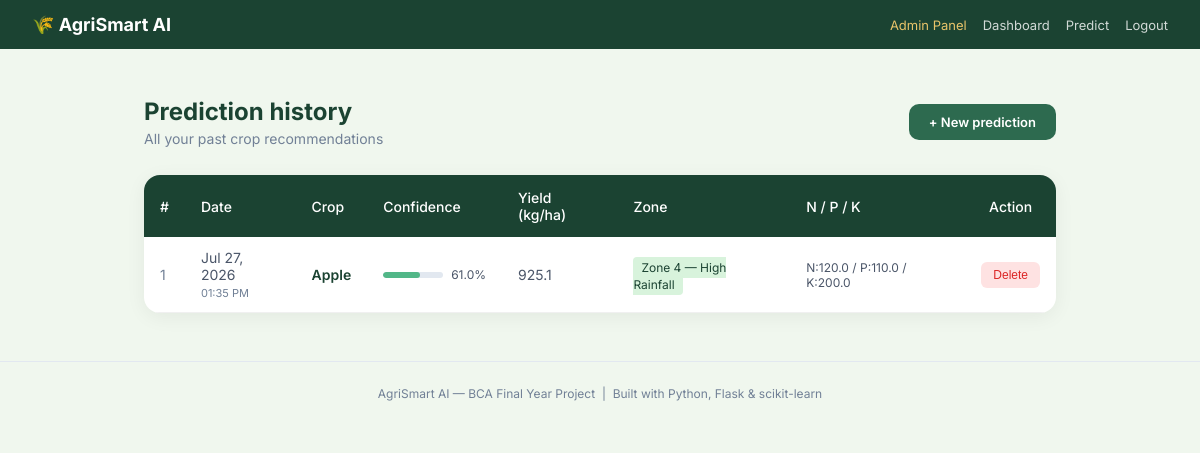
Screenshot of /history (signed in) with the database file from the repository.
### database/models.py (models this page shows, shortened)
class Prediction(db.Model):
    __tablename__ = 'predictions'
    id          = db.Column(db.Integer, primary_key=True)
    user_id     = db.Column(db.Integer, db.ForeignKey('users.id'), nullable=False)
    N           = db.Column(db.Float)
    P           = db.Column(db.Float)
    K           = db.Column(db.Float)
    temperature = db.Column(db.Float)
    humidity    = db.Column(db.Float)
    ph          = db.Column(db.Float)
    rainfall    = db.Column(db.Float)
    crop        = db.Column(db.String(100))
    confidence  = db.Column(db.Float)
    yield_kg    = db.Column(db.Float)
    zone        = db.Column(db.String(100))
    created_at  = db.Column(db.DateTime, default=datetime.utcnow)

### user/routes.py (the view)
@user_bp.route('/history')
@login_required
def history():
    page = request.args.get('page', 1, type=int)
    predictions = Prediction.query.filter_by(user_id=current_user.id)\
                  .order_by(Prediction.created_at.desc())\
                  .paginate(page=page, per_page=10, error_out=False)
    return render_template('user/history.html',
                           predictions=predictions,
                           user=current_user)

### database/models.py (called while the page is built)
    def is_admin(self):
        return self.role == 'admin'

### templates/user/history.html (shortened to what this page needs)
{% extends 'base.html' %}
{% block content %}
<div style="max-width:960px; margin:48px auto; padding:0 24px;">
  <div style="display:flex; align-items:center; justify-content:space-between; margin-bottom:28px; flex-wrap:wrap; gap:12px;">
    <div>
      <h1 style="font-size:24px; font-weight:700; color:var(--green-dark);">Prediction history</h1>
      <p style="color:var(--text-light); font-size:14px; margin-top:4px;">All your past crop recommendations</p>
    </div>
    <a href="/predict" class="btn-back" style="font-size:13px; padding:10px 20px;">+ New prediction</a>
  </div>
  {% if predictions.items %}
  <div style="background:white; border-radius:16px; box-shadow:0 4px 20px rgba(0,0,0,0.06); overflow:hidden;">
    <div style="overflow-x:auto;">
      <table style="width:100%; border-collapse:collapse; font-size:14px;">
        <thead>
          <tr style="background:var(--green-dark); color:white;">
            <th style="padding:14px 16px; text-align:left; font-weight:500;">#</th>
            <th style="padding:14px 16px; text-align:left; font-weight:500;">Date</th>
            <th style="padding:14px 16px; text-align:left; font-weight:500;">Crop</th>
            <th style="padding:14px 16px; text-align:left; font-weight:500;">Confidence</th>
            <th style="padding:14px 16px; text-align:left; font-weight:500;">Yield (kg/ha)</th>
            <th style="padding:14px 16px; text-align:left; font-weight:500;">Zone</th>
            <th style="padding:14px 16px; text-align:left; font-weight:500;">N / P / K</th>
            <th style="padding:14px 16px; text-align:center; font-weight:500;">Action</th>
          </tr>
        </thead>
        <tbody>
          {% for p in predictions.items %}
          <tr style="border-bottom:1px solid #f0f0f0; {% if loop.index % 2 == 0 %}background:#fafafa;{% endif %}">
            <td style="padding:12px 16px; color:var(--text-light);">{{ predictions.total - (predictions.page - 1) * predictions.per_page - loop.index0 }}</td>
            <td style="padding:12px 16px; color:var(--text-mid);">{{ p.created_at.strftime('%b %d, %Y') }}<br><span style="font-size:11px; color:var(--text-light);">{{ p.created_at.strftime('%I:%M %p') }}</span></td>
            <td style="padding:12px 16px;">
              <span style="font-weight:600; color:var(--green-dark);">{{ p.crop }}</span>
            </td>
            <td style="padding:12px 16px;">
              <div style="display:flex; align-items:center; gap:8px;">
                <div style="width:60px; height:6px; background:#e2e8f0; border-radius:3px; overflow:hidden;">
                  <div style="width:{{ p.confidence }}%; height:100%; background:var(--green-light); border-radius:3px;"></div>
                </div>
                <span style="font-size:12px; color:var(--text-mid);">{{ p.confidence }}%</span>
              </div>
            </td>
            <td style="padding:12px 16px; color:var(--text-mid);">{{ p.yield_kg }}</td>
            <td style="padding:12px 16px;">
              <span style="font-size:12px; background:var(--green-pale); color:var(--green-dark); padding:3px 8px; border-radius:4px;">{{ p.zone }}</span>
            </td>
            <td style="padding:12px 16px; color:var(--text-mid); font-size:12px;">
              N:{{ p.N }} / P:{{ p.P }} / K:{{ p.K }}
            </td>
            <td style="padding:12px 16px; text-align:center;">
              <form action="/history/delete/{{ p.id }}" method="POST"
                    onsubmit="return confirm('Delete this prediction?')">
                <button type="submit" style="background:#fee2e2; color:#dc2626; border:none; padding:6px 12px; border-radius:6px; font-size:12px; cursor:pointer;">
                  Delete
                </button>
              </form>
            </td>
          </tr>
          {% endfor %}
        </tbody>
      </table>
    </div>
  </div>
  {% endif %}
</div>
{% endblock %}

### static/css/style.css (style rules this page uses)
:root { --green-dark: #1b4332; --green-mid: #2d6a4f; --green-light: #52b788; --green-pale: #d8f3dc; --cream: #f0f7ee; --amber: #e9c46a; --coral: #e76f51; --blue: #4895ef; --text-dark: #1a1a2e; --text-mid: #4a5568; --text-light: #718096; }
* { margin: 0; padding: 0; box-sizing: border-box; }
body { font-family: 'Inter', sans-serif; background: var(--cream); color: var(--text-dark); }
.btn-back { display: inline-flex; align-items: center; gap: 8px; background: var(--green-mid); color: white; padding: 12px 28px; border-radius: 10px; text-decoration: none; font-size: 14px; font-weight: 600; transition: background 0.2s; }

### rows the page displays
Prediction: total "1", created_at "Jul 27, 2026", created_at "01:35 PM", crop "Apple", confidence "61.0", yield_kg "925.1", zone "Zone 4 — High Rainfall", N "120.0", P "110.0", K "200.0"
